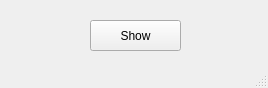
<?xml version="1.0" encoding="UTF-8"?>
<ui version="4.0">
 <class>MainWindow</class>
 <widget class="QMainWindow" name="MainWindow">
  <property name="geometry">
   <rect>
    <x>0</x>
    <y>0</y>
    <width>268</width>
    <height>88</height>
   </rect>
  </property>
  <property name="windowTitle">
   <string>MainWindow</string>
  </property>
  <widget class="QWidget" name="centralWidget">
   <widget class="QPushButton" name="pushButton">
    <property name="geometry">
     <rect>
      <x>90</x>
      <y>20</y>
      <width>91</width>
      <height>31</height>
     </rect>
    </property>
    <property name="text">
     <string>Show</string>
    </property>
   </widget>
  </widget>
  <widget class="QStatusBar" name="statusBar"/>
 </widget>
 <layoutdefault spacing="6" margin="11"/>
 <resources/>
 <connections/>
</ui>
